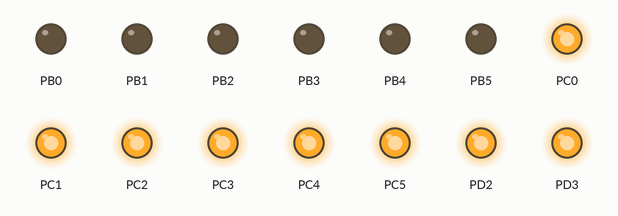
The program below on a simulated ATmega328P, built with avr-gcc and emulated at 16 MHz. Parts: output pins drawn as LEDs (lit = HIGH).

Above: at 0.5 s.
At 1.5 s:
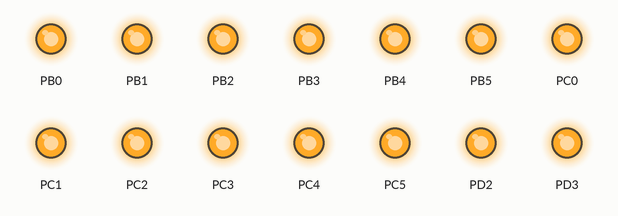
Timing chart, 0 to 3.0 s (numbered marks = the images above):
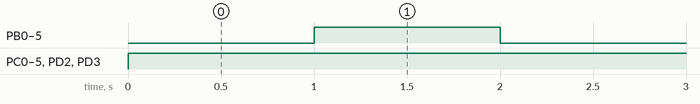

The program:

main.c
```c
/*
 * Arduino_Power_test.c
 *
 * Created: 04/04/2020 10.57.48
 * Author : Mikkel
 */

#define F_CPU		16000000

#include <avr/io.h>
#include <util/delay.h>

int main(void)
{
	DDRD |= 0xfc;
	DDRB = 0x3f;
	DDRC = 0x3f;

	PORTD |= 0xfc;
	PORTB = 0x3f;
	PORTC = 0x3f;
	/* Replace with your application code */
    while (1)
    {
		PORTB = 0x00;
		_delay_ms(1000);
		PORTB = 0xff;
		_delay_ms(1000);
    }
}
```

Measured:
- by itself, PB0–5: alternates HIGH for 1.0 s and LOW for 1.0 s
- by itself, PC0–5, PD2, PD3: LOW → HIGH at 0.00 s
